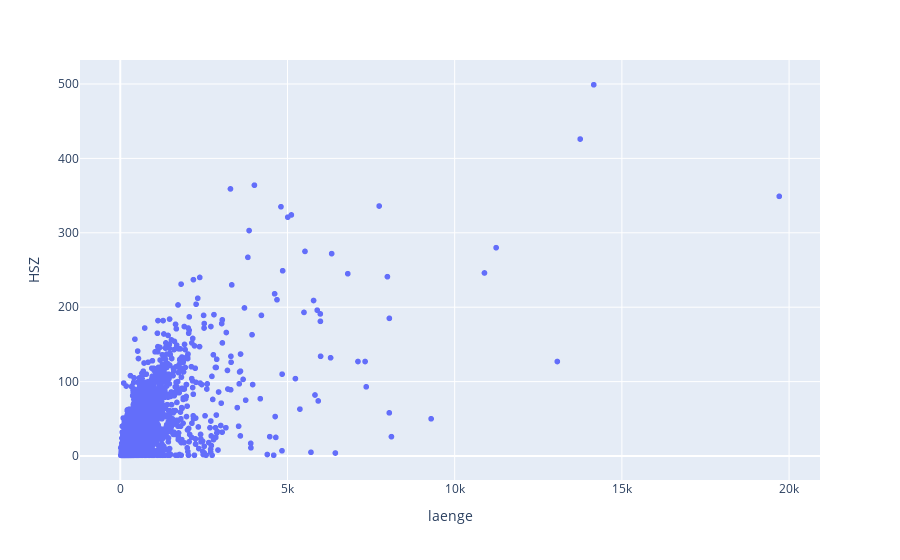

The notebook cell this image was saved under:
### Code cell
import plotly.express as px
px.scatter(combined_df, x="laenge", y="HSZ", hover_data=["STRANAM"])

### Figure 1 — Plotly figure (JSON) as saved in the notebook; plotly's stock layout.template omitted (floating-point values rounded to 4 significant figures; data arrays with more than 128 entries replaced by an {"elided": "..."} marker saying what was removed)
{"data": [{"customdata": {"elided": "6301x1 str values"}, "hovertemplate": "laenge=%{x}<br>HSZ=%{y}<br>STRANAM=%{customdata[0]}<extra></extra>", "legendgroup": "", "marker": {"color": "#636efa", "symbol": "circle"}, "mode": "markers", "name": "", "showlegend": false, "type": "scattergl", "x": {"elided": "6301 float values"}, "xaxis": "x", "y": {"elided": "6301 int values"}, "yaxis": "y"}], "layout": {"legend": {"tracegroupgap": 0}, "margin": {"t": 60}, "xaxis": {"anchor": "y", "domain": [0, 1], "title": {"text": "laenge"}}, "yaxis": {"anchor": "x", "domain": [0, 1], "title": {"text": "HSZ"}}}}
